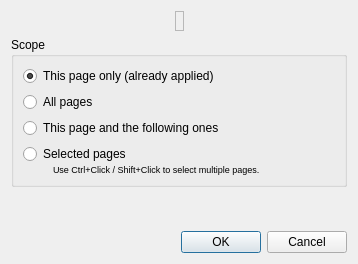
<?xml version="1.0" encoding="UTF-8"?>
<ui version="4.0">
 <class>DeskewApplyDialog</class>
 <widget class="QDialog" name="DeskewApplyDialog">
  <property name="windowModality">
   <enum>Qt::WindowModal</enum>
  </property>
  <property name="geometry">
   <rect>
    <x>0</x>
    <y>0</y>
    <width>358</width>
    <height>264</height>
   </rect>
  </property>
  <layout class="QVBoxLayout" name="verticalLayout_3">
   <item>
    <layout class="QHBoxLayout" name="horizontalLayout">
     <item>
      <spacer>
       <property name="orientation">
        <enum>Qt::Horizontal</enum>
       </property>
       <property name="sizeHint" stdset="0">
        <size>
         <width>40</width>
         <height>20</height>
        </size>
       </property>
      </spacer>
     </item>
     <item>
      <widget class="QLabel" name="distortionTypeLabel">
       <property name="frameShape">
        <enum>QFrame::StyledPanel</enum>
       </property>
      </widget>
     </item>
     <item>
      <spacer>
       <property name="orientation">
        <enum>Qt::Horizontal</enum>
       </property>
       <property name="sizeHint" stdset="0">
        <size>
         <width>40</width>
         <height>20</height>
        </size>
       </property>
      </spacer>
     </item>
    </layout>
   </item>
   <item>
    <widget class="QGroupBox" name="groupBox_2">
     <property name="title">
      <string>Scope</string>
     </property>
     <layout class="QVBoxLayout" name="verticalLayout_2">
      <item>
       <widget class="QRadioButton" name="thisPageRB">
        <property name="text">
         <string>This page only (already applied)</string>
        </property>
        <property name="checked">
         <bool>true</bool>
        </property>
       </widget>
      </item>
      <item>
       <widget class="QRadioButton" name="allPagesRB">
        <property name="text">
         <string>All pages</string>
        </property>
       </widget>
      </item>
      <item>
       <widget class="QRadioButton" name="thisPageAndFollowersRB">
        <property name="text">
         <string>This page and the following ones</string>
        </property>
       </widget>
      </item>
      <item>
       <widget class="QWidget" name="selectedPagesWidget" native="true">
        <layout class="QVBoxLayout" name="verticalLayout">
         <property name="spacing">
          <number>0</number>
         </property>
         <property name="leftMargin">
          <number>0</number>
         </property>
         <property name="topMargin">
          <number>0</number>
         </property>
         <property name="rightMargin">
          <number>0</number>
         </property>
         <property name="bottomMargin">
          <number>0</number>
         </property>
         <item>
          <widget class="QRadioButton" name="selectedPagesRB">
           <property name="text">
            <string>Selected pages</string>
           </property>
          </widget>
         </item>
         <item>
          <layout class="QHBoxLayout" name="horizontalLayout_2">
           <property name="spacing">
            <number>0</number>
           </property>
           <item>
            <spacer name="horizontalSpacer_5">
             <property name="orientation">
              <enum>Qt::Horizontal</enum>
             </property>
             <property name="sizeType">
              <enum>QSizePolicy::Fixed</enum>
             </property>
             <property name="sizeHint" stdset="0">
              <size>
               <width>30</width>
               <height>0</height>
              </size>
             </property>
            </spacer>
           </item>
           <item>
            <widget class="QLabel" name="selectedPagesHint">
             <property name="font">
              <font>
               <pointsize>7</pointsize>
              </font>
             </property>
             <property name="text">
              <string>Use Ctrl+Click / Shift+Click to select multiple pages.</string>
             </property>
            </widget>
           </item>
          </layout>
         </item>
        </layout>
       </widget>
      </item>
     </layout>
    </widget>
   </item>
   <item>
    <spacer name="verticalSpacer">
     <property name="orientation">
      <enum>Qt::Vertical</enum>
     </property>
     <property name="sizeHint" stdset="0">
      <size>
       <width>20</width>
       <height>0</height>
      </size>
     </property>
    </spacer>
   </item>
   <item>
    <widget class="QDialogButtonBox" name="buttonBox">
     <property name="orientation">
      <enum>Qt::Horizontal</enum>
     </property>
     <property name="standardButtons">
      <set>QDialogButtonBox::Cancel|QDialogButtonBox::Ok</set>
     </property>
    </widget>
   </item>
  </layout>
 </widget>
 <resources>
  <include location="../../../resources/resources.qrc"/>
 </resources>
 <connections>
  <connection>
   <sender>buttonBox</sender>
   <signal>rejected()</signal>
   <receiver>DeskewApplyDialog</receiver>
   <slot>reject()</slot>
   <hints>
    <hint type="sourcelabel">
     <x>316</x>
     <y>260</y>
    </hint>
    <hint type="destinationlabel">
     <x>286</x>
     <y>274</y>
    </hint>
   </hints>
  </connection>
 </connections>
</ui>
